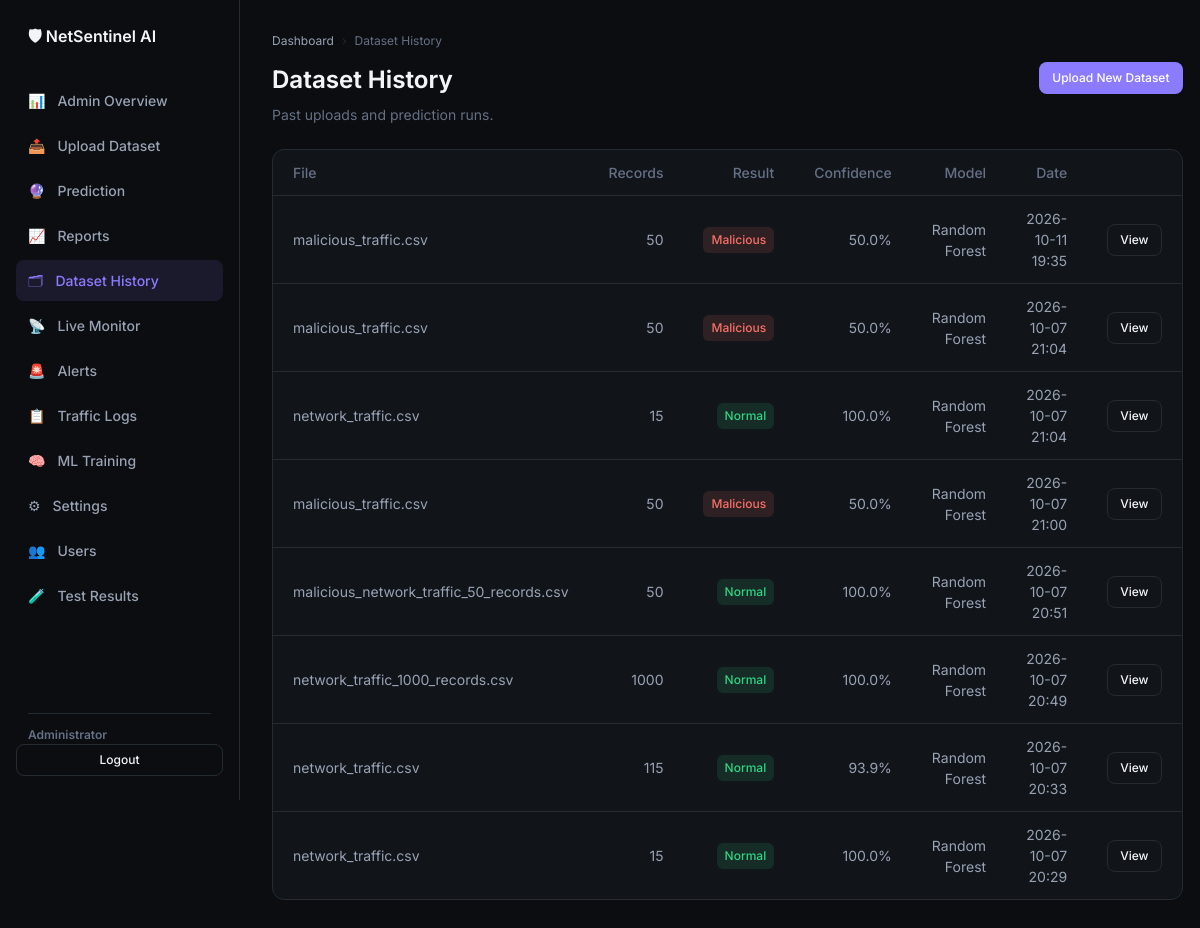
The page /dataset-history/ (signed in) on the database as committed earlier.
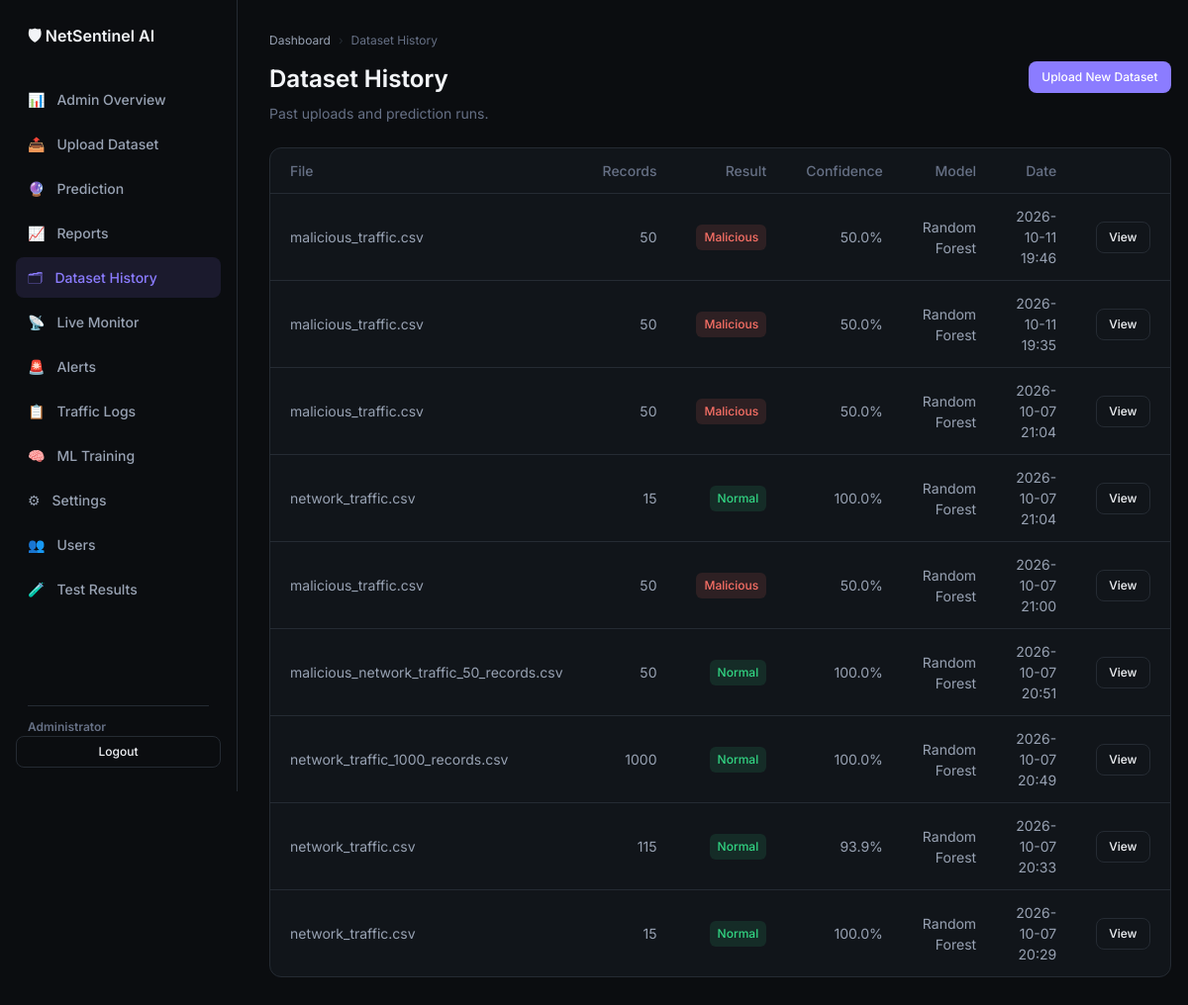
The same page on the database as committed later.
### ids/models.py (models this page shows, shortened)
class PredictionRun(models.Model):
    CLASS_CHOICES = [
        ("malicious", "Malicious"),
        ("normal", "Normal"),
    ]
    user = models.ForeignKey(User, on_delete=models.CASCADE, related_name="prediction_runs")
    input_filename = models.CharField(max_length=255)
    total_records = models.PositiveIntegerField(default=0)
    overall_class = models.CharField(max_length=20, choices=CLASS_CHOICES)
    confidence_score = models.FloatField(help_text="Dominant class percentage (0-100)")
    malicious_percent = models.FloatField(default=0.0)
    normal_percent = models.FloatField(default=0.0)
    model_name = models.CharField(max_length=64, default="Random Forest")
    feature_importance = models.JSONField(default=list)
    traffic_summary = models.JSONField(default=dict)
    results = models.JSONField(default=list)
    created_at = models.DateTimeField(auto_now_add=True)
    class Meta:
        ordering = ["-created_at"]
    @property
    def is_malicious(self):
        return self.overall_class == "malicious"

### ids/views.py (the view)
# urls.py: path("dataset-history/", views.dataset_history_view, name="dataset_history"),
@login_required
def dataset_history_view(request):
    runs = _user_prediction_runs(request.user)
    return render(request, "ids/dataset_history.html", {"runs": runs})

### ids/views.py (called while the page is built)
def _is_admin(user):
    return user.is_superuser or getattr(getattr(user, "profile", None), "role", None) == "admin"

def _user_prediction_runs(user):
    runs = PredictionRun.objects.all()
    return runs if _is_admin(user) else runs.filter(user=user)

### templates/ids/dataset_history.html (shortened to what this page needs)
{% extends "ids/base.html" %}
{% block content %}
<nav class="breadcrumb" aria-label="Breadcrumb">
  <a href="{% url 'dashboard' %}">Dashboard</a>
  <span class="breadcrumb-sep">›</span>
  <span>Dataset History</span>
</nav>
<div class="page-header">
  <div>
    <h1>Dataset History</h1>
    <p class="page-subtitle">Past uploads and prediction runs.</p>
  </div>
  <a href="{% url 'predict_upload' %}" class="btn btn-primary btn-sm">Upload New Dataset</a>
</div>
<div class="table-card">
  <table>
    <thead>
      <tr>
        <th>File</th>
        <th>Records</th>
        <th>Result</th>
        <th>Confidence</th>
        <th>Model</th>
        <th>Date</th>
        <th></th>
      </tr>
    </thead>
    <tbody>
      {% for run in runs %}
      <tr>
        <td>{{ run.input_filename }}</td>
        <td>{{ run.total_records }}</td>
        <td>
          {% if run.is_malicious %}
          <span class="badge badge-malicious">Malicious</span>
          {% else %}
          <span class="badge badge-normal">Normal</span>
          {% endif %}
        </td>
        <td>{{ run.confidence_score|floatformat:1 }}%</td>
        <td>{{ run.model_name }}</td>
        <td>{{ run.created_at|date:"Y-m-d H:i" }}</td>
        <td><a href="{% url 'predict_result' pk=run.pk %}" class="btn btn-outline btn-sm">View</a></td>
      </tr>
      {% empty %}
      <tr><td colspan="7" style="color:var(--muted)">No prediction runs yet.</td></tr>
      {% endfor %}
    </tbody>
  </table>
</div>
{% endblock %}

Rows that differ between the two databases and show on the page:
added PredictionRun: input_filename "malicious_traffic.csv", total_records "50", overall_class "Malicious", confidence_score "50.0", model_name "Random Forest", created_at "2026-10-11 19:46"
